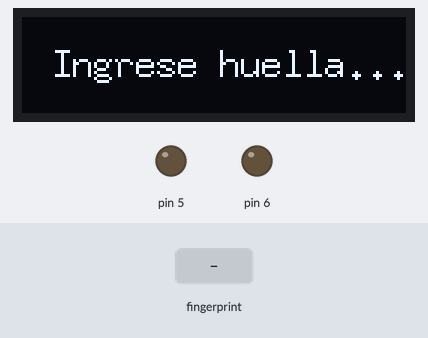
The sketch below on a simulated Arduino Uno, built with avr-gcc and run on an emulated ATmega328P. On the bench: 128×32 one-colour display, output pins drawn as LEDs (lit = HIGH). The test bench sets the inputs (shaded band). The local clock reads 2024-03-15 10:24:30 at power-on unless the sketch sets it; storage starts empty; what the sketch prints to the serial monitor is not drawn.

Above: at 2.2 s.
2.3 s: finger stored as number 1 placed on the sensor
At 3.5 s:
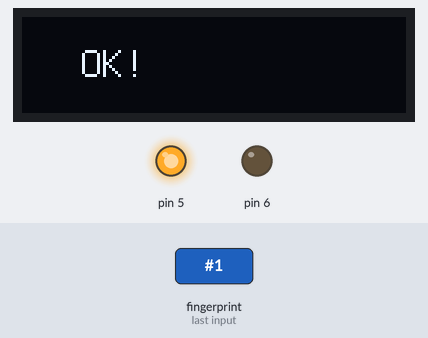
At 3.95 s:
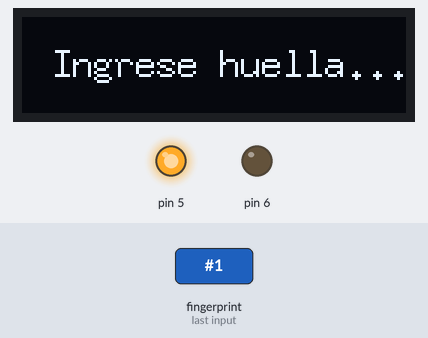
Timing chart, 0 to 5.6 s (numbered marks = the images above; inputs shaded):
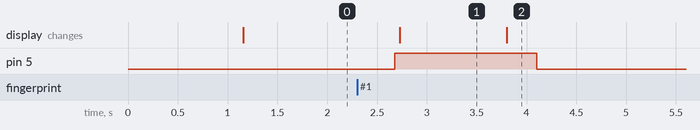

The sketch:

SOTERSYS_Clock_ScreenADD.ino
```cpp
#include <Adafruit_Fingerprint.h>   //Librería para sensor de huella
#include <SoftwareSerial.h>       //Comunicación serial por software
#include <SD.h>                    //Librería para uso de la microSD
#include <SPI.h>                   //Controlador del bus de la microSD
#include <Wire.h>                   //Controlar bus I2C
#include <DS3231.h>
#include "U8glib.h"
//Variables y métodos para interactuar con el sensor
U8GLIB_SSD1306_128X32 u8g(U8G_I2C_OPT_NONE);                    //Pantalla
DS3231 Clock;                                                  //Reloj
SoftwareSerial mySerial(2, 3);                                //Rx, Tx
Adafruit_Fingerprint finger = Adafruit_Fingerprint(&mySerial);  //Biometrico
int getFingerprintIDs();
//Slave select para MicroSD
int CS_PIN = 10;
//Manejo de archivos
File file;
String nombrearchivo = "";
char tempF[16] = "";
int i = 2025;
bool Century = false;
char line[30];
bool h12;
bool PM;


void setup()
{
  Wire.begin();
  pinMode(5, OUTPUT);
  pinMode(6, OUTPUT);
  while(!Serial);
  Serial.begin(115200);
  Serial.println("Prueba 3, biometrico, creación de ficheros, reloj y pantalla");
  finger.begin(57600);
  initializeSD();
  if(finger.verifyPassword())
  {
    Serial.println("Se encontro lector de huellas");
  }else
  {
    Serial.println("No se encontro el lector de huellas");
  }
  Serial.println("Ingrese su huella");

  //Ajustar pantalla
  if ( u8g.getMode() == U8G_MODE_R3G3B2 ) {
    u8g.setColorIndex(255);     // white
  }
  else if ( u8g.getMode() == U8G_MODE_GRAY2BIT ) {
    u8g.setColorIndex(3);         // max intensity
  }
  else if ( u8g.getMode() == U8G_MODE_BW ) {
    u8g.setColorIndex(1);         // pixel on
  }
  else if ( u8g.getMode() == U8G_MODE_HICOLOR ) {
    u8g.setHiColorByRGB(255,255,255);
  }

}

void drawOK(void)
{
  u8g.setFont(u8g_font_7x13);
  u8g.drawStr(20,20, "OK!");
}

void drawNOK(void)
{
  u8g.setFont(u8g_font_7x13);
  u8g.drawStr(13,20, "Denied!");
}

void draw(void)
{
  u8g.setFont(u8g_font_7x13);
  u8g.drawStr(10,20, "Ingrese huella...");
}


void loop()
{
  Clock.setClockMode(false);
  int id = getFingerprintIDs();
  if(id != -1 and id != -2)
  {
    digitalWrite(5, HIGH);
    Serial.print(Clock.getYear(), DEC);
    Serial.print("-");
    Serial.print(Clock.getMonth(Century), DEC);
    Serial.print("-");
    Serial.print(Clock.getDate(), DEC);
    Serial.print(" ");
    Serial.print(Clock.getHour(h12, PM), DEC); //24-hr
    Serial.print(":");
    Serial.print(Clock.getMinute(), DEC);
    Serial.print(":");
    Serial.println(Clock.getSecond(), DEC);
    nombrearchivo = String(i)+".txt";
    nombrearchivo.trim();
    nombrearchivo.toCharArray(tempF, sizeof(tempF));
    file = SD.open(tempF, FILE_WRITE);
    if(file)
    {
      file.println("ID:Hora:Fecha");
      file.close();
    }else
    {
      Serial.println("Error con el archivo  ");
    }
    i++;
    Serial.println("Ponga su dedo en el lector");
      u8g.firstPage();
      do {
        drawOK();
      } while( u8g.nextPage() );
      delay(1000);
  }else if(id == -2)
  {
    digitalWrite(6, HIGH);
    u8g.firstPage();
      do {
        drawNOK();
      } while( u8g.nextPage() );
      delay(1000);
  }
      u8g.firstPage();
      do {
        draw();
      } while( u8g.nextPage() );
  delay(300);
  digitalWrite(5, LOW);
  digitalWrite(6, LOW);
}

void initializeSD()
{
  Serial.println("Initializing SD card...");
  pinMode(CS_PIN, OUTPUT);

  if (SD.begin())
  {
    Serial.println("SD card is ready to use.");
  } else
  {
    Serial.println("SD card initialization failed");
    return;
  }
}


int getFingerprintIDs()
{
  uint8_t p = finger.getImage();
  if (p != FINGERPRINT_OK)
  {
    return -1;
  }

  p = finger.image2Tz();
  if (p != FINGERPRINT_OK)
  {
    return -1;
  }

  p = finger.fingerFastSearch();
  if (p != FINGERPRINT_OK)
  {
    return -2;
  }

  return finger.fingerID;
}
```

Measured:
- after the input at 2.3 s, pin 5: LOW → HIGH after 0.38 s, → LOW 1.4 s later; the display: changes after 0.43 s (image 1)
- what the display in image 1 shows lasts 1.1 s, from 2.7 s to 3.8 s
